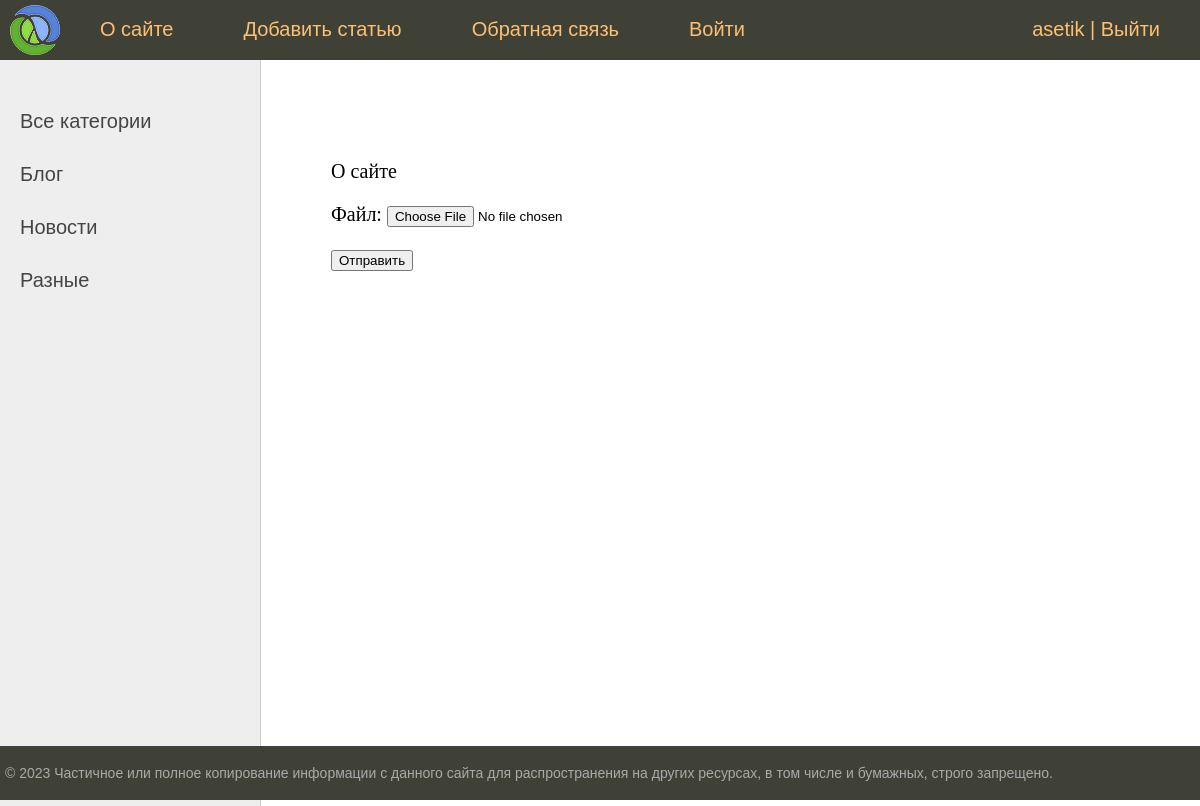
The app's page /about/ (signed in) with its own data.
### users/models.py (models this page shows)
class User(AbstractUser):
    photo = models.ImageField(upload_to="users/%Y%m%d/", blank=True, null=True, verbose_name="Фото")
    date_birth = models.DateTimeField(blank=True, null=True, verbose_name="Дата роэдения")

### basqa/models.py (models this page shows, shortened)
class Category(models.Model):
    name = models.CharField(max_length=100, db_index=True, verbose_name='Категория')
    slug = models.SlugField(max_length=255, unique=True, db_index=True)
    def get_absolute_url(self):
        return reverse('category', kwargs={'cat_slug': self.slug})
    class Meta:
        verbose_name = 'Категории'
        verbose_name_plural = 'Категории'

### basqa/views.py (the view)
# urls.py: path('about/', views.about, name='about'),
@login_required
def about(request):
    if request.method == 'POST':
        form = UploadFileForm(request.POST, request.FILES)
        if form.is_valid():
            fp = UploadFiles(file=form.cleaned_data['file'])
            fp.save()
    else:
        form = UploadFileForm()
    return render(request, 'basqa/about.html', {'title': 'О сайте', 'menu': menu, 'form': form})

### basqa/forms.py
class UploadFileForm(forms.Form):
    file = forms.ImageField(label="Файл")

### basqa/templatetags/basqa_tags.py (called while the page is built)
@register.inclusion_tag('basqa/list_categories.html')
def show_categories(cat_selected=0):
    cats = Category.objects.all()
    return {'cats': cats, 'cat_selected': cat_selected}

### users/context_processors.py (called while the page is built)
def get_basqa_context(request):
    return {'mainmenu': menu}

### basqa/templates/basqa/about.html (shortened to what this page needs)
{% extends 'base.html' %}
{% block content %}
{{ title }}
<form action="" method="post" enctype="multipart/form-data">
    {{ form.as_p}}
    <p><button type="submit">Отправить</button></p>
</form>
{% endblock %}

### templates/base.html (shortened to what this page needs)
{% load static %}
{% load basqa_tags %}
<!DOCTYPE html>
<html>
<head>
	<link type="text/css" href="{% static 'basqa/css/styles.css' %}" rel="stylesheet" />
</head>
<body>
<table class="table-page" border=0 cellpadding="0" cellspacing="0">
<tr><td valign=top>
{% block mainmenu %}
		<div class="header">
			<ul id="mainmenu" class="mainmenu">
			<li class="logo"><a href="{% url 'home' %}"><div class="logo"></div></a></li>
				{% for m in mainmenu %}
	<li><a href="{% url m.url_name %}">{{m.title}}</a></li>
{% endfor %}
				{% if user.is_authenticated %}
				<li class="last"><a href="{% url 'users:profile' %}">{{ user.username }}</a> | <a href="{% url 'users:logout' %}">Выйти</a></li>
				{% else %}
				<li class="last"><a href="{% url 'users:login' %}">Войти</a> | <a href="{% url 'users:register' %}">Регистрация</a></li>
				{% endif %}
			</ul>
		</div>
{% endblock mainmenu %}
<table class="table-content" border=0 cellpadding="0" cellspacing="0">
<tr>
	<td valign="top" class="left-chapters">
	<ul id="leftchapters">
		{% if cat_selected == 0 %}
		<li class="selected">Все категории</li>
		{% else %}
		<li><a href="{% url 'home' %}">Все категории</a></li>
		{% endif %}
		{% show_categories cat_selected %}
	</ul>
</td>
<td valign="top" class="content">
	<div class="content-text">
{% block content %}
{% endblock %}
	</div>
</td></tr></table>
</td></tr>
<tr><td valign=top>
	<div id="footer">
		<p>&copy; 2023 Частичное или полное копирование информации с данного сайта для распространения на других ресурсах, в том числе и бумажных, строго запрещено.</p>
	</div>
</td></tr></table>
</body>
</html>

### basqa/templates/basqa/list_categories.html
{% for cat in cats %}
{% if cat.id == cat_selected %}
<li class="selected">{{cat.name}}</li>
{% else %}
<li><a href="{{ cat.get_absolute_url }}">{{cat.name}}</a></li>
{% endif %}
{% endfor %}

### basqa/static/basqa/css/styles.css (style rules this page uses)
html, body { font-family: 'Arial'; margin: 0; padding: 0; height: 100%; width: 100%; color: #444; }
a { color: #0059b2; text-decoration: none; }
.table-page { width: 100%; height: 100%; vertical-align: top; }
.table-page tr { height: 100%; }
.header { background: #3F4137; height: 60px; }
.logo { background: url('../../images/logo.png') no-repeat 10px 5px; width: 70px; height: 60px; }
ul.mainmenu { list-style: none; margin: 0; padding: 0; height: 60px; color: #fdc073; font-size: 20px; overflow: hidden; }
ul.mainmenu li { float: left; margin: 18px 40px 0 30px; }
ul.mainmenu li.logo { margin: 0; }
ul.mainmenu li.last { float: right; }
ul.mainmenu li a { color: #fdc073; text-decoration: none; }
.table-content { width: 100%; min-height: 100%; height: 100%; }
.left-chapters { margin: 0; background: #eee; border-right: 1px solid #ccc; }
.left-chapters ul { width: 230px; margin: 0; padding: 20px 10px 10px 20px; list-style: none; font-size: 20px; }
.left-chapters ul li { margin: 30px 0 0 0; color: #999; }
.left-chapters ul li a { color: #444; text-decoration: none; }
.content { padding: 40px 20px 20px 40px; width: 100%; box-sizing: border-box; }
.content-text { margin: 60px 0 0 30px; color: #000; font-size: 20px; font-family: Yandex Sans Display Light; }
#footer { box-sizing: border-box; background: #3F4137; padding: 5px; color: #aaa; font-size: 14px; font-family: Verdana, Geneva, Arial, Helvetica; text-align: left; overflow: hidden; }

### records on screen
User: username "asetik"
Category: name "Блог"
Category: name "Новости"
Category: name "Разные"

### other values on screen
{{ m.title }} "О сайте" "Добавить статью" "Обратная связь" "Войти"
{{ title }} "О сайте"
